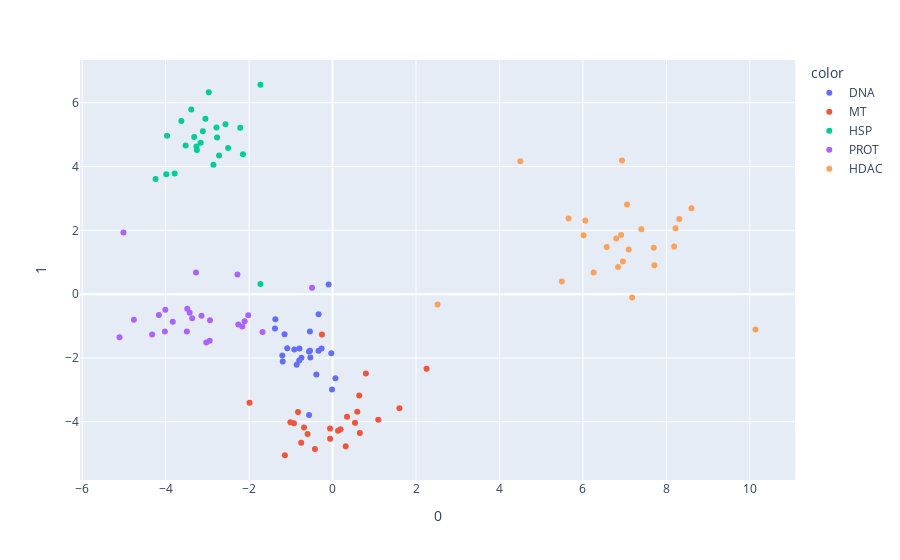

Notebook cell for this chart:
### Code cell
import plotly.express as px
from sklearn.decomposition import PCA
from sklearn.preprocessing import StandardScaler
model = LinearDiscriminantAnalysis(n_components=4)
y2=[]
for i in range(24):
    y2.append('DNA')
for j in range(24):
    y2.append('MT')
for k in range(24):
    y2.append('HSP')
for m in range(24):
    y2.append('PROT')
for n in range(24):
    y2.append('HDAC')
#model.fit(X_drug, y)
#X_drug2 = model.transform(X_drug)
X_drug3=training.iloc[:,2:240].values
X_drug3=model.fit(X_drug3,y2).transform(X_drug3)
fig = px.scatter(X_drug3, x=0, y=1, color=train_drug_name_without_concentration2)
#training['drug_name']
fig.show()
#these 5 groups are very clearly separated, as we can see in the image

### Figure 1 — Plotly figure (JSON) as saved in the notebook; plotly's stock layout.template omitted (floating-point values rounded to 4 significant figures)
{"data": [{"hovertemplate": "color=DNA<br>0=%{x}<br>1=%{y}<extra></extra>", "legendgroup": "DNA", "marker": {"color": "#636efa", "symbol": "circle"}, "mode": "markers", "name": "DNA", "orientation": "v", "showlegend": true, "type": "scatter", "x": [-1.084, -0.8595, -0.5406, -1.204, -0.3872, -0.532, -1.371, -0.5421, -0.7931, -0.0294, -0.09453, -0.336, -0.745, -0.916, -0.2632, -1.15, -0.3344, -0.01272, 0.06924, -1.38, -0.5636, -0.799, -1.194, -0.5625], "xaxis": "x", "y": [-1.698, -2.211, -1.775, -1.925, -2.521, -1.99, -0.7842, -1.169, -1.703, -1.85, 0.3022, -1.777, -1.992, -1.734, -1.701, -1.255, -0.6287, -2.985, -2.638, -1.081, -1.799, -2.08, -2.114, -3.785], "yaxis": "y"}, {"hovertemplate": "color=MT<br>0=%{x}<br>1=%{y}<extra></extra>", "legendgroup": "MT", "marker": {"color": "#EF553B", "symbol": "circle"}, "mode": "markers", "name": "MT", "orientation": "v", "showlegend": true, "type": "scatter", "x": [0.3146, -0.05912, -0.752, 0.1311, -1.01, -0.2559, -0.06064, -0.9249, 0.5373, 0.5924, 1.602, -1.988, 0.6383, 0.3466, -1.142, -0.8279, -0.4221, 1.094, -0.6832, 0.6534, -0.5979, 0.1909, 0.7992, 2.253], "xaxis": "x", "y": [-4.765, -4.529, -4.656, -4.279, -4.012, -1.266, -4.213, -4.046, -4.034, -3.687, -3.576, -3.404, -3.181, -3.84, -5.05, -3.693, -4.857, -3.94, -4.177, -4.352, -4.383, -4.238, -2.485, -2.341], "yaxis": "y"}, {"hovertemplate": "color=HSP<br>0=%{x}<br>1=%{y}<extra></extra>", "legendgroup": "HSP", "marker": {"color": "#00cc96", "symbol": "circle"}, "mode": "markers", "name": "HSP", "orientation": "v", "showlegend": true, "type": "scatter", "x": [-3.25, -3.622, -2.782, -2.148, -2.854, -2.502, -2.767, -3.108, -3.52, -3.386, -4.24, -3.984, -2.212, -3.16, -3.966, -3.046, -2.565, -1.728, -2.719, -3.315, -3.261, -1.728, -2.967, -3.784], "xaxis": "x", "y": [4.516, 5.424, 5.221, 4.381, 4.055, 4.583, 4.91, 5.104, 4.656, 5.79, 3.609, 3.756, 5.217, 4.748, 4.961, 5.495, 5.327, 0.3164, 4.347, 4.922, 4.624, 6.563, 6.328, 3.779], "yaxis": "y"}, {"hovertemplate": "color=PROT<br>0=%{x}<br>1=%{y}<extra></extra>", "legendgroup": "PROT", "marker": {"color": "#ab63fa", "symbol": "circle"}, "mode": "markers", "name": "PROT", "orientation": "v", "showlegend": true, "type": "scatter", "x": [-3.363, -2.258, -4.76, -2.107, -2.944, -5.01, -1.679, -3.14, -2.936, -4.323, -2.162, -0.4914, -5.105, -3.829, -3.424, -4.018, -3.272, -3.491, -4.161, -3.481, -3.027, -2.278, -4.007, -2.021], "xaxis": "x", "y": [-0.7536, -0.9533, -0.8068, -0.8488, -1.464, 1.932, -1.187, -0.6746, -0.8206, -1.269, -1.017, 0.2033, -1.353, -0.863, -0.5858, -1.175, 0.6753, -1.173, -0.6554, -0.4579, -1.514, 0.6155, -0.4906, -0.6616], "yaxis": "y"}, {"hovertemplate": "color=HDAC<br>0=%{x}<br>1=%{y}<extra></extra>", "legendgroup": "HDAC", "marker": {"color": "#FFA15A", "symbol": "circle"}, "mode": "markers", "name": "HDAC", "orientation": "v", "showlegend": true, "type": "scatter", "x": [7.4, 7.697, 6.915, 8.186, 6.568, 6.015, 7.712, 6.958, 8.308, 8.6, 2.516, 10.13, 7.056, 6.057, 6.798, 5.656, 6.936, 4.499, 7.098, 8.219, 6.841, 6.255, 7.178, 5.493], "xaxis": "x", "y": [2.031, 1.457, 1.851, 1.491, 1.477, 1.847, 0.9043, 1.025, 2.351, 2.689, -0.3232, -1.108, 2.807, 2.312, 1.743, 2.368, 4.189, 4.168, 1.398, 2.065, 0.8533, 0.6773, -0.1047, 0.3932], "yaxis": "y"}], "layout": {"legend": {"title": {"text": "color"}, "tracegroupgap": 0}, "margin": {"t": 60}, "xaxis": {"anchor": "y", "domain": [0, 1], "title": {"text": "0"}}, "yaxis": {"anchor": "x", "domain": [0, 1], "title": {"text": "1"}}}}
